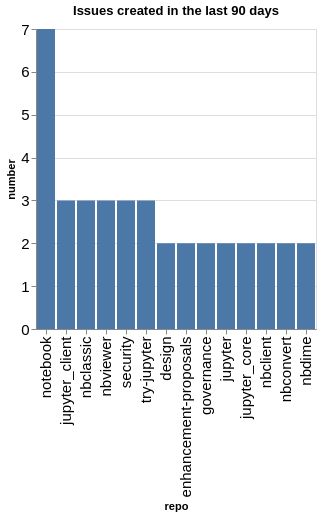

Notebook code for this chart:
### Code cell
created_counts = created.groupby(['org', 'repo']).count()['number'].reset_index()
created_counts['org/repo'] = created_counts.apply(lambda a: a['org'] + '/' + a['repo'], axis=1)
sorted_vals = created_counts.sort_values(['org', 'number'], ascending=False)['repo'].values
alt.Chart(data=created_counts, title=f"Issues created in the last {n_days} days").mark_bar().encode(
    x=alt.X('repo', sort=alt.Sort(sorted_vals.tolist())),
    y='number',
)

### Figure 1 — Vega-Lite specification as saved in the notebook (floating-point values rounded to 4 significant figures)
{"config": {"axisLeft": {"labelFontSize": 15}, "axisBottom": {"labelFontSize": 15}}, "data": {"name": "data-60567e10c672afe68ed37e77130ce331"}, "mark": {"type": "bar"}, "encoding": {"x": {"field": "repo", "sort": ["notebook", "jupyter_client", "nbclassic", "nbviewer", "security", "try-jupyter", "design", "enhancement-proposals", "governance", "jupyter", "jupyter_core", "nbclient", "nbconvert", "nbdime"], "type": "nominal"}, "y": {"field": "number", "type": "quantitative"}}, "title": "Issues created in the last 90 days", "$schema": "https://vega.github.io/schema/vega-lite/v5.20.1.json", "datasets": {"data-60567e10c672afe68ed37e77130ce331": [{"org": "jupyter", "repo": "design", "number": 2, "org/repo": "jupyter/design"}, {"org": "jupyter", "repo": "enhancement-proposals", "number": 2, "org/repo": "jupyter/enhancement-proposals"}, {"org": "jupyter", "repo": "governance", "number": 2, "org/repo": "jupyter/governance"}, {"org": "jupyter", "repo": "jupyter", "number": 2, "org/repo": "jupyter/jupyter"}, {"org": "jupyter", "repo": "jupyter_client", "number": 3, "org/repo": "jupyter/jupyter_client"}, {"org": "jupyter", "repo": "jupyter_core", "number": 2, "org/repo": "jupyter/jupyter_core"}, {"org": "jupyter", "repo": "nbclassic", "number": 3, "org/repo": "jupyter/nbclassic"}, {"org": "jupyter", "repo": "nbclient", "number": 2, "org/repo": "jupyter/nbclient"}, {"org": "jupyter", "repo": "nbconvert", "number": 2, "org/repo": "jupyter/nbconvert"}, {"org": "jupyter", "repo": "nbdime", "number": 2, "org/repo": "jupyter/nbdime"}, {"org": "jupyter", "repo": "nbviewer", "number": 3, "org/repo": "jupyter/nbviewer"}, {"org": "jupyter", "repo": "notebook", "number": 7, "org/repo": "jupyter/notebook"}, {"org": "jupyter", "repo": "security", "number": 3, "org/repo": "jupyter/security"}, {"org": "jupyter", "repo": "try-jupyter", "number": 3, "org/repo": "jupyter/try-jupyter"}]}}
